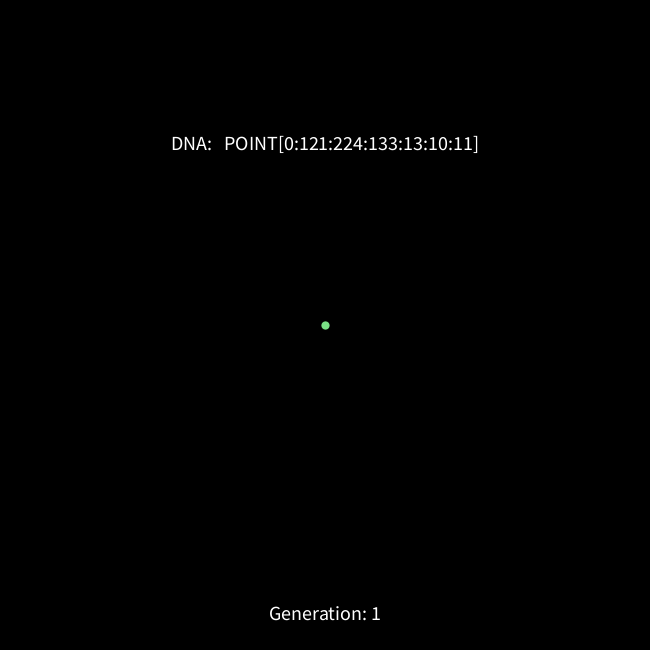
Frame 1 (no input)
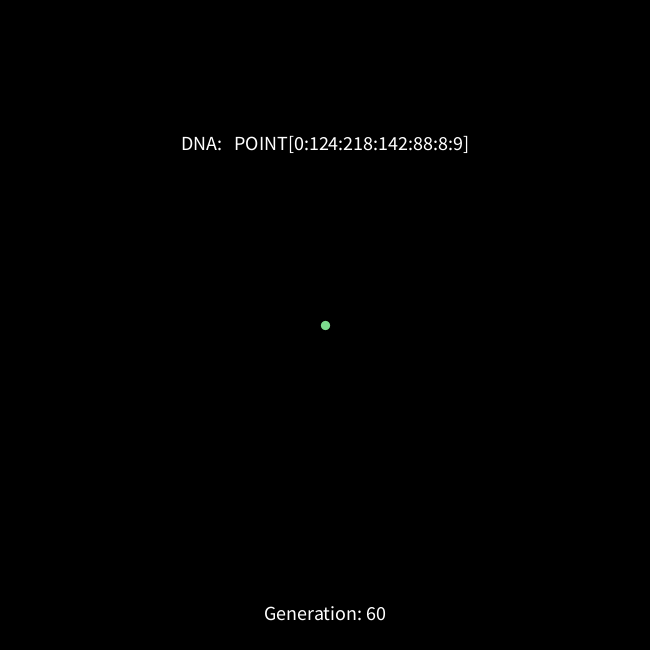
Frame 60 (the mouse pressed at the canvas centre just before this capture)
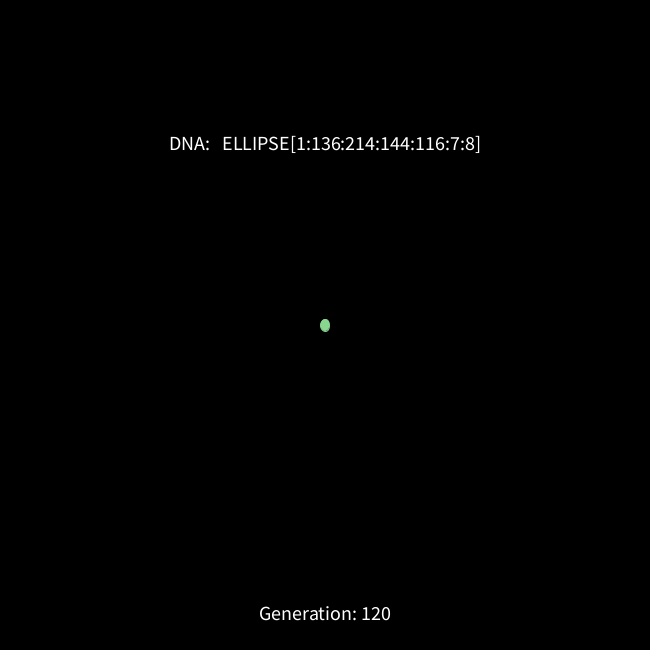
Frame 120 (the mouse held since frame 60 and released just before this capture)

The Processing sketch that drew these frames (run headless with seeded random() and noise(); from frame 60 on, the mouse is pressed at the canvas centre):

// Processing sketch: Homework8
// ── Homework8.pde
int generation = 1;
float r = 121;
float g = 226; 
float b = 133;
int whichShape = 0;
float w = 10;
float h = 10;
float driftx = 0;
float drifty = 0;
float shape = 0;
float wide = 0;
float tall = 0;
int rand = 0;
int rand2 = 0;
void setup(){
  //size(500,500);
  size(650,650);
  frameRate(500);
  rectMode(CENTER);
  ellipseMode(CENTER);
  textAlign(CENTER);
 
}
void draw(){
  background(0);
  rand = floor(random(6));
  rand2 = floor(random(6));
if(w>0 &&h>0){  
  //color
  if(rand == 0 || rand == 1){
    rand2 = floor(random(6));
    if(rand2 == 0){
      r+=1;
    }else if(rand2 == 1){
      r-=1;
      drifty++;
    }else if(rand2 == 2){
      r+=2;
      driftx--;
    }else if(rand2 == 3){
      r-=2;
    }else if(rand2 == 4){
      r+=2.5;
    }else if(rand2 == 5){
      r-=2.5;
      w++;
    }
  }else if(rand == 2 || rand == 3){
    rand2 = floor(random(6));
    if(rand2 == 0){
      g+=1;
    }else if(rand2 == 1){
      g-=1;w--;
    }else if(rand2 == 2){
      g+=2;
    }else if(rand2 == 3){
      g-=2;h--;
    }else if(rand2 == 4){
      g+=1.3;
      drifty--;
    }else if(rand2 == 5){
      g-=1.3;h++;
    }
  }else{
    rand2 = floor(random(6));
    if(rand2 == 0){
      b+=1;
    }else if(rand2 == 1){
      b-=1;
    }else if(rand2 == 2){
      b+=3.1;
      driftx++;
    }else if(rand2 == 3){
      b-=3.1;
    }else if(rand2 == 4){
      b+=.5;
    }else if(rand2 == 5){
      b-=.5;
    }
  }
}
  
  
  if(w>0 &&h>0){
  if(driftx>100){
    driftx =100;
  }else if(driftx <= 0){
    driftx = 1;
  }
  }
  
  if(w>0 &&h>0){
  
    rand2 = floor(random(4));
    if(rand2 == 0){
      shape+=13;
    
    }else if(rand2 == 1){
      shape-=13;
      
    }else if(rand2 == 2){
      shape+=1;
      
    }else if(rand2 == 3){
      shape-=1;
      
    }

  }
  
  fill(r,g,b);
  stroke(r,g,b);
  if(w>0 &&h>0){
    if(shape<=100){
      strokeWeight(abs((driftx/3)+(drifty/3)+(w/3)+(h/3))+1);
       point(width/2,height/2);
       whichShape = 0;
    }else if(shape >100 &&shape <= 130){
      ellipse(width/2,height/2,w+driftx,h+drifty);
      whichShape = 1;
    }else if(shape >130 &&shape <= 300){
      rect(width/2,height/2,w-h+driftx,w+h,w+drifty);
      whichShape = 2;
    }else if(shape >300){
      rect(width/2,height/2,w+h+driftx,w-h+drifty);
      whichShape = 2;
    }
  }
  strokeWeight(1);
  
 if(w>0 &&h>0){
  if(shape<0){shape=0;}
  if(shape>500){shape=500;}
 }
  if(w<0){w=0;}
  if(w>255){w=255;}
  if(h<0){h=0;}
  if(h>255){h=255;}
  
  if(w>0 &&h>0){
    if(r<0){r=0;}
    if(r>255){r=255;}
    if(g<0){g=0;}
    if(g>255){g=255;}
    if(b<0){b=0;}
    if(b>255){b=255;}
  }
  fill(255);
  textSize(15);
  
  textSize(20);
  if(w>0 &&h>0){
  if(shape<=100){
    text("DNA:   POINT["+whichShape+":"+floor(r)+":"+floor(g)+":"+floor(b)+":"+floor(shape)+":"+floor(w)+":"+floor(h)+"]",width/2,150);
  }else if(shape >100 &&shape <= 130){
    text("DNA:   ELLIPSE["+whichShape+":"+floor(r)+":"+floor(g)+":"+floor(b)+":"+floor(shape)+":"+floor(w)+":"+floor(h)+"]",width/2,150);
  }else if(shape >130 &&shape <= 300){
    text("DNA:   RECT["+whichShape+":"+floor(r)+":"+floor(g)+":"+floor(b)+":"+floor(shape)+":"+floor(w)+":"+floor(h)+"]",width/2,150);
  }else if(shape >300){
   text("DNA:   RECT["+whichShape+":"+floor(r)+":"+floor(g)+":"+floor(b)+":"+floor(shape)+":"+floor(w)+":"+floor(h)+"]",width/2,150);
  }
  }else{text("EXTINCT",width/2,height/2);}
  text("Generation: "+generation,width/2,height-30);
  if(w>0 &&h>0){
  generation++;
  }
}
